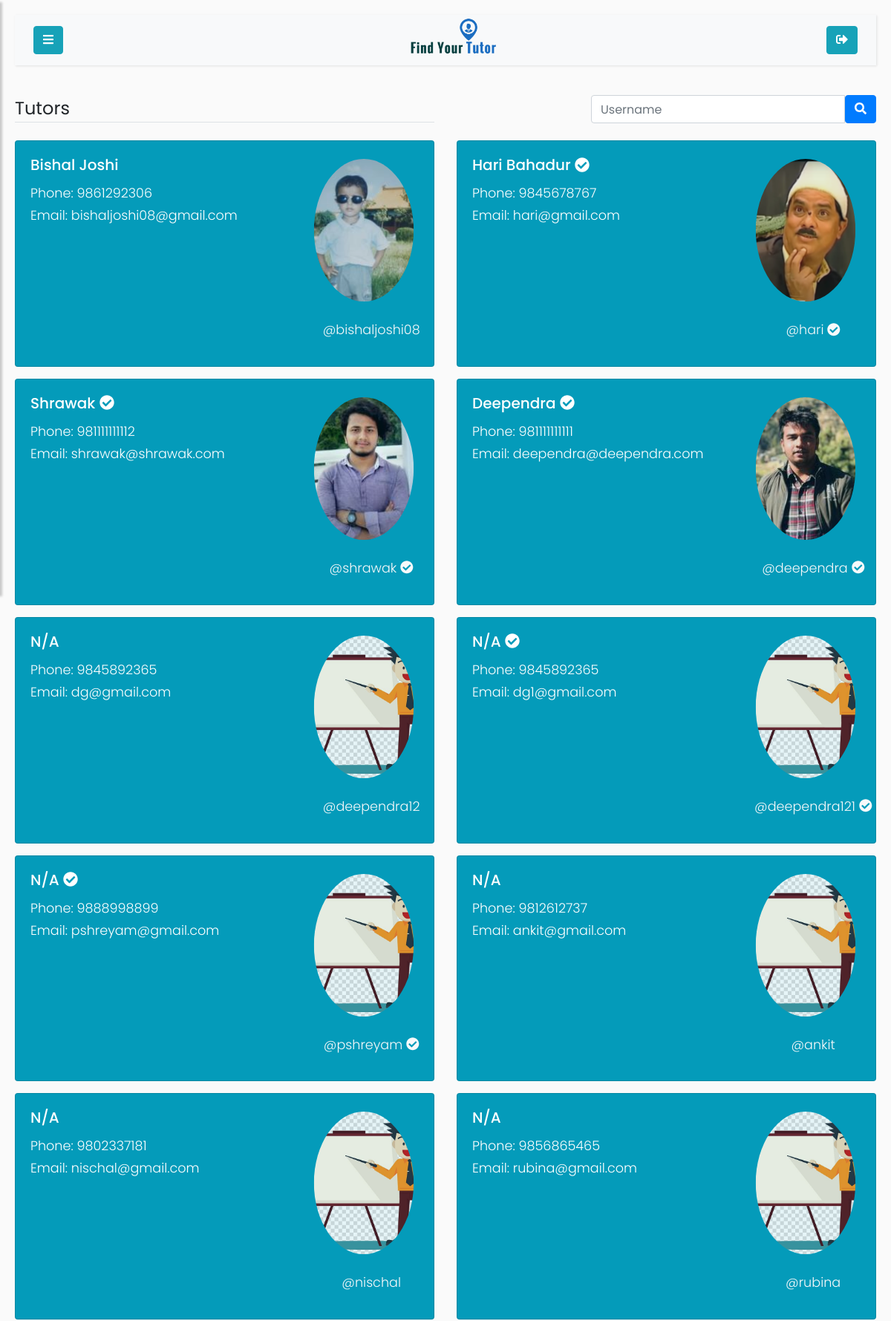
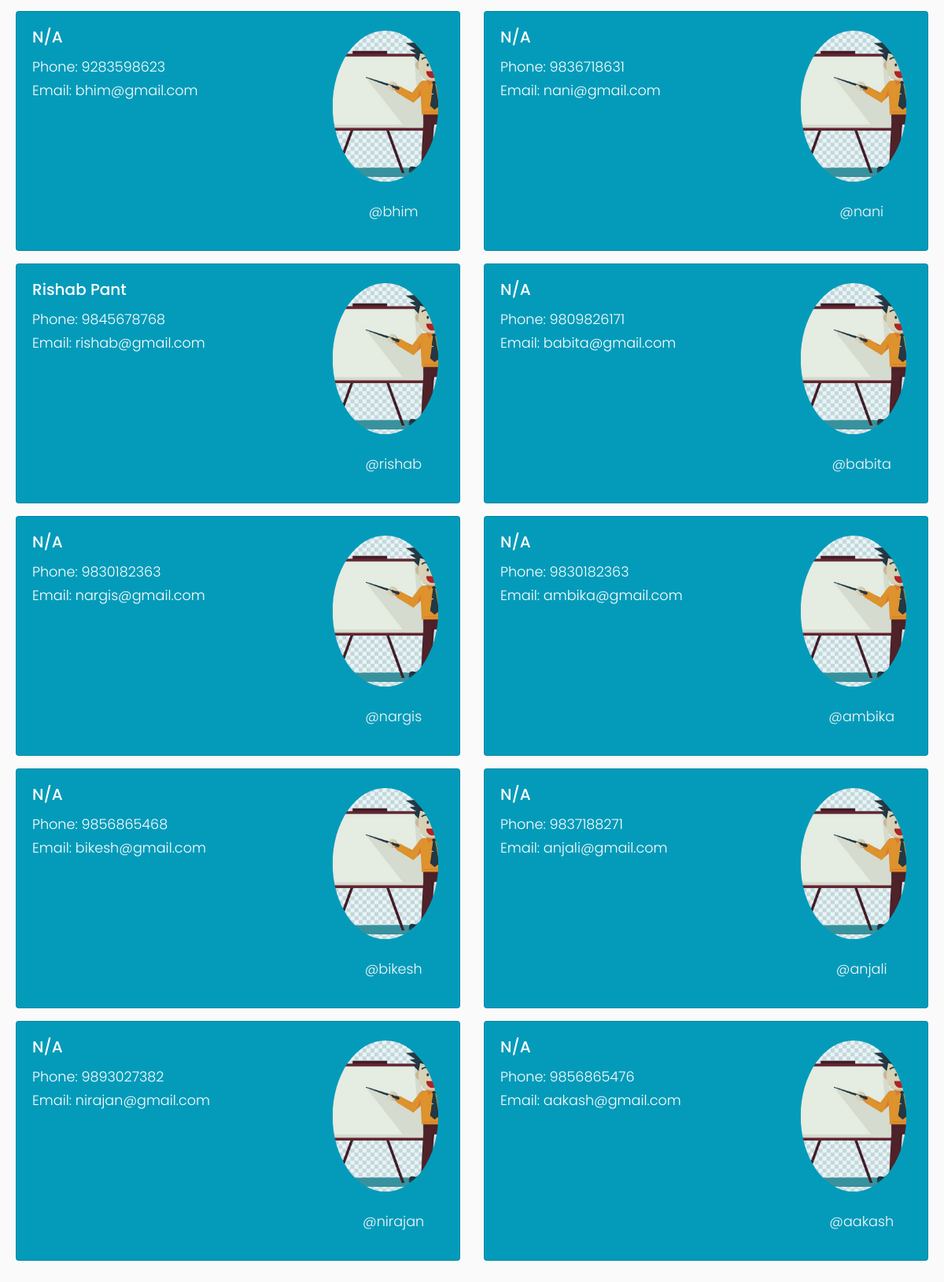
Screenshot of /student/search-tutors (signed in) with the database file from the repository (2 pictures, top to bottom).
### app/models.py (models this page shows, shortened)
class User(UserMixin, db.Model):
    id = db.Column(db.Integer, primary_key=True)
    username = db.Column(db.String(64), index=True, unique=True)
    email = db.Column(db.String(64), index=True, unique=True)
    hash_password = db.Column(db.String(120))
    role = db.Column(db.String(7), index=True)
    confirmed_account = db.Column(db.Boolean, default=False)
    student = db.relationship('Student', backref='base', uselist=False, cascade="all, delete")
    tutor = db.relationship('Tutor', backref='base', uselist=False, cascade="all, delete")
    location = db.relationship('Location', backref='User', uselist=False, cascade="all, delete")
    mycourse = db.relationship('Mycourse', backref='User', cascade="all, delete")
    followed = db.relationship(
        'User',secondary=followers,
        primaryjoin=(followers.c.follower_id==id),
        secondaryjoin=(followers.c.followed_id==id),
        backref=db.backref('followers', lazy='dynamic'), lazy='dynamic'
    )

class Tutor(db.Model):
    phone = db.Column(db.String(10))
    user_id = db.Column(db.Integer, db.ForeignKey('user.id'), primary_key = True,)
    full_name = db.Column(db.String(64))
    state = db.Column(db.String(64))
    district = db.Column(db.String(64))
    municipality = db.Column(db.String(64))
    ward_no = db.Column(db.Integer)
    date_of_birth = db.Column(db.String(64))
    profile_pic = db.Column(db.String(255))
    description = db.Column(db.String(250))
    account_verification_status = db.Column(db.Boolean, default=False)
    experience = db.relationship('Experience', backref='Tutor', uselist=True ,cascade="all, delete")
    qualification = db.relationship('Qualification', backref='Tutor', uselist=True ,cascade="all, delete")
    achievement = db.relationship('Achievement', backref='Tutor', uselist=True ,cascade="all, delete")

### app/routes.py (the view)
@app.route('/student/search-tutors', methods=['POST', 'GET'])
@login_required
def search_tutors():
    if current_user.is_authenticated and current_user.role == 'admin':
        return redirect('/admin')
    username = request.args.get('username', '').lower()
    tutor_list = User.query.filter_by(role="tutor").all()
    if username:
        tutor_list = User.query.filter_by(username=username).filter_by(role='tutor').all()
    user = User.query.filter_by(username=current_user.username).first()
    if user.username == current_user.username and not is_tutor(user):
        student = Student.query.filter_by(user_id=user.id).first()
        return render_template('search-tutors.html', profilepic= fetch_profile_pic(student),
        user=user, tutors=tutor_list)
    elif user.username == current_user.username and is_tutor(user):
        return redirect(url_for('tutor_followers'))

### app/models.py (called while the page is built)
@login_manager.user_loader
def load_user(id):
    return User.query.get(int(id))

### app/routes.py (called while the page is built)
def is_tutor(user):
    if user.role == 'tutor':
        return True
    elif user.role == 'student':
        return False
    elif user.role == 'admin':
        return False

def fetch_profile_pic(user_obj):
    try:
        pic_name_from_db = getattr(user_obj, 'profile_pic')
        picture_path = os.path.join(app.root_path, 'static/profile_pics')
        if pic_name_from_db in os.listdir(picture_path):
            profile_pic = url_for('static',filename='profile_pics/' + pic_name_from_db)
            return profile_pic
        return fetch_default_profile_pic(user_obj)
    except:
        return fetch_default_profile_pic(user_obj)

### app/templates/search-tutors.html (shortened to what this page needs)
{% extends 'student.html' %}
{% block content %}
    <div class='row'>
        <div class="col-md-6">
            <legend class="border-bottom mb-4 ">
                Tutors
            </legend>
        </div>
        <div class="col-md-6">
            <form action='' method="GET" style='float:right;'>
                <div class='input-group'>
                    <input class='form-control' type='text' placeholder="Username" name ="username">
                    <span>
                        <button type="submit" class= "btn btn-primary" value="" >
                            <i class="fas fa-search" ></i>
                        </button>
                    </span>
                </div>
            </form>
        </div>
    </div>
    <div class='row'>
        {% if tutors %}
            {% for tutor in tutors %}
                    <div class="col-md-6 mb-3 ">
                        <div class="card h-100" >
                            <div class="row flex-column-reverse flex-sm-row">
                                <div class="col-md-8" ">
                                    <div class="card-body">
                                        <h5 class="card-title" >
                                            <a href="{{ url_for('profile', username=tutor.username) }}">
                                                {{ tutor.tutor.full_name or 'N/A' }}
                                            </a>
                                            {% if tutor.role=="tutor" and tutor.tutor.account_verification_status %}
                                                        <i class="fas fa-check-circle"></i>
                                            {% endif %}
                                        </h5>
                                        <p class="card-text">
                                            Phone: {{ tutor.tutor.phone or 'N/A' }}
                                            <br>
                                            Email:
                                            {{ tutor.email or 'N/A' }}
                                        </p>
                                    </div>
                                </div>
                                <div class="col-md-4 img-responsive mx-auto d-block" style="margin:auto;text-align:center">
                                    <a href="{{ url_for('profile', username=tutor.username)}}" data-toggle="tooltip" title="Click here!">
                                        {% if tutor.tutor.profile_pic %}
                                            <img src="{{url_for('static',filename='profile_pics/'+tutor.tutor.profile_pic)}}" class="img-responsive rounded-circle img-fluid mx-auto d-block" id="tutor_profile_pic" >
                                        {% else %}
                                            <img src="{{url_for('static',filename='profile_pics/tutor.jpg')}}" class="img-responsive rounded-circle img-fluid mx-auto d-block" id="tutor_profile_pic" >
                                        {% endif %}
                                    </a>
                                    <p class="text-light">
                                        @{{ tutor.username }}
                                        {% if tutor.role=="tutor" and tutor.tutor.account_verification_status %}
                                            <i class="fas fa-check-circle"></i>
                                        {% endif %}
                                    </p>
                                </div>
                            </div>
                        </div>
                    </div>
            {% endfor %}
        {% else %}
            <div class="col-md-12">
                <p>Tutor with that username not found!</p>
            </div>
        {% endif %}
    </div>
{% endblock %}

### app/templates/student.html (shortened to what this page needs)
{% extends "extends/base-user.html" %}

### app/templates/extends/base-user.html (shortened to what this page needs)
<!DOCTYPE html>
<html>
<head>
    <link rel="stylesheet" href="https://stackpath.bootstrapcdn.com/bootstrap/4.1.0/css/bootstrap.min.css">
    <link rel="stylesheet" href="https://cdnjs.cloudflare.com/ajax/libs/malihu-custom-scrollbar-plugin/3.1.5/jquery.mCustomScrollbar.min.css">
</head>
<body>
    <div class ='wrapper'>
        <div id='content'>
            <nav class="navbar navbar-expand-lg navbar-light bg-light">
                <div class="container-fluid">
                    <button type="button" id="sidebarCollapse" class="btn btn-info">
                        <i class="fa fa-bars"></i>
                    </button>
                    <a class="navbar-brand" href="{{url_for('home')}}">
                        <img class="image-responsive" style="width:120.5px;height:62px;margin:auto;"
                          src="{{url_for('static', filename='images/logo.png')}}" />
                    </a>
                    <a class="btn btn-info" href="{{url_for('logout')}}">
                        <i class="fas fa-sign-out-alt"></i>
                    </a>
                </div>
            </nav>
            {% block content %}{% endblock %}
        </div>
    </div>
</body>
</html>

### rows the page displays
User: tutor "Bishal Joshi", tutor "9861292306", email "bishaljoshi08@gmail.com", profile_pic (picture), username "bishaljoshi08"
User: tutor "Hari Bahadur", role "tutor" (drawn), tutor "9845678767", email "hari@gmail.com", profile_pic (picture), username "hari"
User: tutor "Shrawak", role "tutor" (drawn), tutor "981111111112", email "shrawak@shrawak.com", profile_pic (picture), username "shrawak"
User: tutor "Deependra", role "tutor" (drawn), tutor "981111111111", email "deependra@deependra.com", profile_pic (picture), username "deependra"
User: tutor "N/A", tutor "9845892365", email "dg@gmail.com", username "deependra12"
User: tutor "N/A", role "tutor" (drawn), tutor "9845892365", email "dg1@gmail.com", username "deependra121"
User: tutor "N/A", role "tutor" (drawn), tutor "9888998899", email "pshreyam@gmail.com", username "pshreyam"
User: tutor "N/A", tutor "9812612737", email "ankit@gmail.com", username "ankit"
User: tutor "N/A", tutor "9802337181", email "nischal@gmail.com", username "nischal"
User: tutor "N/A", tutor "9856865465", email "rubina@gmail.com", username "rubina"
User: tutor "N/A", tutor "9283598623", email "bhim@gmail.com", username "bhim"
User: tutor "N/A", tutor "9836718631", email "nani@gmail.com", username "nani"
User: tutor "Rishab Pant", tutor "9845678768", email "rishab@gmail.com", username "rishab"
User: tutor "N/A", tutor "9809826171", email "babita@gmail.com", username "babita"
User: tutor "N/A", tutor "9830182363", email "nargis@gmail.com", username "nargis"
User: tutor "N/A", tutor "9830182363", email "ambika@gmail.com", username "ambika"
User: tutor "N/A", tutor "9856865468", email "bikesh@gmail.com", username "bikesh"
User: tutor "N/A", tutor "9837188271", email "anjali@gmail.com", username "anjali"
User: tutor "N/A", tutor "9893027382", email "nirajan@gmail.com", username "nirajan"
User: tutor "N/A", tutor "9856865476", email "aakash@gmail.com", username "aakash"
